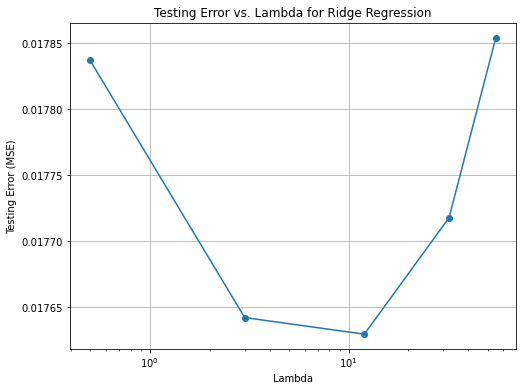

Write the Python code that produced this figure.
import numpy as np
import matplotlib.pyplot as plt

# Load the data
data = np.loadtxt('crime.csv', delimiter=',', skiprows=1)
[n, p] = np.shape(data)

# percentages used for training and testing respectively
num_train = int(0.01* n)
num_test = int(0.25*n)

# split data into training set and testing set
sample_train = data[0:num_train, 0:-1]
sample_test = data[num_train:, 0:-1]
label_train = data[0:num_train, -1]
label_test = data[num_train:, -1]

# Values of lambda (regularization strength)
lambda_values = [0.5, 3, 12, 32, 55]
testing_errors = []

for lambda_val in lambda_values:
    # Implementing Ridge Regression from scratch
    X = sample_train
    y = label_train
    n, p = X.shape
    
    # Add a small regularization term to the diagonal of X'X
    alpha = lambda_val
    XTX = X.T @ X
    ridge_term = alpha * np.identity(p)
    XTX += ridge_term
    
    # Calculate the coefficients using the Ridge Regression formula
    coefficients = np.linalg.solve(XTX, X.T @ y)
    
    # Predict on the testing dataset
    y_pred = sample_test @ coefficients
    
    # Calculate the mean squared error on the testing dataset
    mse = np.mean((label_test - y_pred) ** 2)
    
    # Store the testing error for this lambda
    testing_errors.append(mse)
    
    # Print the testing error for this lambda
    print(f"Lambda = {lambda_val}: Testing Error (MSE) = {mse}")

# Plot the testing error vs. Lambda
plt.figure(figsize=(8, 6))
plt.semilogx(lambda_values, testing_errors, marker='o', linestyle='-')
plt.xlabel('Lambda')
plt.ylabel('Testing Error (MSE)')
plt.title('Testing Error vs. Lambda for Ridge Regression')
plt.grid(True)
plt.show()
